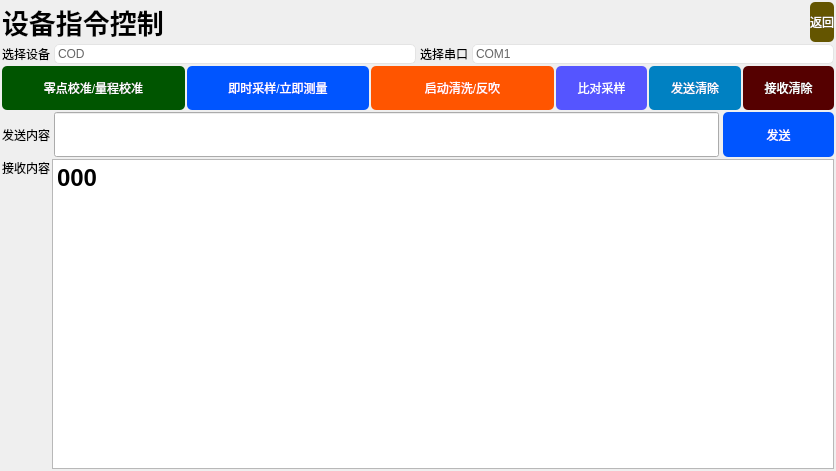
<?xml version="1.0" encoding="UTF-8"?>
<ui version="4.0">
 <class>DeviceCMDCtrlDlg</class>
 <widget class="QDialog" name="DeviceCMDCtrlDlg">
  <property name="geometry">
   <rect>
    <x>0</x>
    <y>0</y>
    <width>836</width>
    <height>471</height>
   </rect>
  </property>
  <property name="sizePolicy">
   <sizepolicy hsizetype="Fixed" vsizetype="Fixed">
    <horstretch>0</horstretch>
    <verstretch>0</verstretch>
   </sizepolicy>
  </property>
  <property name="windowTitle">
   <string>Dialog</string>
  </property>
  <layout class="QVBoxLayout" name="verticalLayout" stretch="0,0,1,1,7">
   <property name="spacing">
    <number>2</number>
   </property>
   <property name="leftMargin">
    <number>2</number>
   </property>
   <property name="topMargin">
    <number>2</number>
   </property>
   <property name="rightMargin">
    <number>2</number>
   </property>
   <property name="bottomMargin">
    <number>2</number>
   </property>
   <item>
    <layout class="QHBoxLayout" name="horizontalLayout_5" stretch="12,0">
     <item>
      <widget class="QLabel" name="label_3">
       <property name="font">
        <font>
         <pointsize>20</pointsize>
         <weight>75</weight>
         <bold>true</bold>
        </font>
       </property>
       <property name="text">
        <string>设备指令控制</string>
       </property>
       <property name="alignment">
        <set>Qt::AlignLeading|Qt::AlignLeft|Qt::AlignVCenter</set>
       </property>
      </widget>
     </item>
     <item>
      <widget class="QPushButton" name="btn_quit">
       <property name="sizePolicy">
        <sizepolicy hsizetype="Preferred" vsizetype="Preferred">
         <horstretch>0</horstretch>
         <verstretch>0</verstretch>
        </sizepolicy>
       </property>
       <property name="styleSheet">
        <string notr="true">QPushButton
{
	background-color: rgb(100, 85, 0);
	border-radius:5px;
	color: rgb(255, 255, 255);
	font: 75 16pt &quot;微软雅黑&quot;;
}

QPushButton::hover
{
	
	
	background-color: rgb(110, 65, 0);
}
</string>
       </property>
       <property name="text">
        <string>返回</string>
       </property>
       <property name="iconSize">
        <size>
         <width>32</width>
         <height>32</height>
        </size>
       </property>
       <property name="flat">
        <bool>true</bool>
       </property>
      </widget>
     </item>
    </layout>
   </item>
   <item>
    <layout class="QHBoxLayout" name="horizontalLayout_2" stretch="0,2,0,2">
     <property name="spacing">
      <number>4</number>
     </property>
     <item>
      <widget class="QLabel" name="label_2">
       <property name="styleSheet">
        <string notr="true">font: 75 18pt &quot;微软雅黑&quot;;
</string>
       </property>
       <property name="text">
        <string>选择设备</string>
       </property>
       <property name="alignment">
        <set>Qt::AlignCenter</set>
       </property>
      </widget>
     </item>
     <item>
      <widget class="QComboBox" name="curDevice">
       <property name="sizePolicy">
        <sizepolicy hsizetype="Preferred" vsizetype="Preferred">
         <horstretch>0</horstretch>
         <verstretch>0</verstretch>
        </sizepolicy>
       </property>
       <property name="styleSheet">
        <string notr="true">QComboBox{
  color:#666666;
  font: 75 18pt &quot;微软雅黑&quot;;
  padding: 1px 15px 1px 3px;
  border:1px solid rgba(228,228,228,1);
  border-radius:5px 5px 0px 0px;
} 

  QComboBox::drop-down {
      subcontrol-origin: padding;
      subcontrol-position: top right;
      width: 15px;
      border:none;
  }

  QComboBox::down-arrow {
      
	image: url(:/new/images/image/down_arrow.png);
  }

  QComboBox QAbstractItemView{
	background:rgba(255,255,255,1);
    border:1px solid rgba(228,228,228,1);
    border-radius:0px 0px 5px 5px;
	font: 75 18pt &quot;微软雅黑&quot;;
    outline: 0px;  
  }

QComboBox QAbstractItemView::item{
	height:36px;
	color:#666666;
	padding-left:9px;
	background-color:#FFFFFF;
	font: 75 14pt &quot;微软雅黑&quot;;
}
QComboBox QAbstractItemView::item:hover{ 
  background-color:#409CE1;
  color:#ffffff;
}
QComboBox QAbstractItemView::item:selected{
  background-color:#409CE1;
  color:#ffffff;
}</string>
       </property>
       <item>
        <property name="text">
         <string>COD</string>
        </property>
       </item>
       <item>
        <property name="text">
         <string>总磷蓝创</string>
        </property>
       </item>
       <item>
        <property name="text">
         <string>高指云璟</string>
        </property>
       </item>
       <item>
        <property name="text">
         <string>氨氮蓝创</string>
        </property>
       </item>
      </widget>
     </item>
     <item>
      <widget class="QLabel" name="label">
       <property name="styleSheet">
        <string notr="true">font: 75 18pt &quot;微软雅黑&quot;;
</string>
       </property>
       <property name="text">
        <string>选择串口</string>
       </property>
       <property name="alignment">
        <set>Qt::AlignCenter</set>
       </property>
      </widget>
     </item>
     <item>
      <widget class="QComboBox" name="curPort">
       <property name="sizePolicy">
        <sizepolicy hsizetype="Preferred" vsizetype="Preferred">
         <horstretch>0</horstretch>
         <verstretch>0</verstretch>
        </sizepolicy>
       </property>
       <property name="styleSheet">
        <string notr="true">QComboBox{
  color:#666666;
  font: 75 18pt &quot;微软雅黑&quot;;
  padding: 1px 15px 1px 3px;
  border:1px solid rgba(228,228,228,1);
  border-radius:5px 5px 0px 0px;
} 

  QComboBox::drop-down {
      subcontrol-origin: padding;
      subcontrol-position: top right;
      width: 15px;
      border:none;
  }

  QComboBox::down-arrow {
      
	image: url(:/new/images/image/down_arrow.png);
  }

  QComboBox QAbstractItemView{
	background:rgba(255,255,255,1);
    border:1px solid rgba(228,228,228,1);
    border-radius:0px 0px 5px 5px;
	font: 75 18pt &quot;微软雅黑&quot;;
    outline: 0px;  
  }

QComboBox QAbstractItemView::item{
	height:36px;
	color:#666666;
	padding-left:9px;
	background-color:#FFFFFF;
	font: 75 14pt &quot;微软雅黑&quot;;
}
QComboBox QAbstractItemView::item:hover{ 
  background-color:#409CE1;
  color:#ffffff;
}
QComboBox QAbstractItemView::item:selected{
  background-color:#409CE1;
  color:#ffffff;
}</string>
       </property>
       <item>
        <property name="text">
         <string>COM1</string>
        </property>
       </item>
       <item>
        <property name="text">
         <string>COM2</string>
        </property>
       </item>
       <item>
        <property name="text">
         <string>COM3</string>
        </property>
       </item>
       <item>
        <property name="text">
         <string>COM4</string>
        </property>
       </item>
       <item>
        <property name="text">
         <string>COM5</string>
        </property>
       </item>
       <item>
        <property name="text">
         <string>COM6</string>
        </property>
       </item>
       <item>
        <property name="text">
         <string>COM7</string>
        </property>
       </item>
       <item>
        <property name="text">
         <string>COM8</string>
        </property>
       </item>
       <item>
        <property name="text">
         <string>COM9</string>
        </property>
       </item>
       <item>
        <property name="text">
         <string>COM10</string>
        </property>
       </item>
       <item>
        <property name="text">
         <string>COM11</string>
        </property>
       </item>
       <item>
        <property name="text">
         <string>COM12</string>
        </property>
       </item>
       <item>
        <property name="text">
         <string>USB-COM1</string>
        </property>
       </item>
       <item>
        <property name="text">
         <string>USB-COM2</string>
        </property>
       </item>
       <item>
        <property name="text">
         <string>USB-COM3</string>
        </property>
       </item>
       <item>
        <property name="text">
         <string>USB-COM4</string>
        </property>
       </item>
       <item>
        <property name="text">
         <string>XR-COM1</string>
        </property>
       </item>
       <item>
        <property name="text">
         <string>XR-COM2</string>
        </property>
       </item>
       <item>
        <property name="text">
         <string>XR-COM3</string>
        </property>
       </item>
       <item>
        <property name="text">
         <string>XR-COM4</string>
        </property>
       </item>
      </widget>
     </item>
    </layout>
   </item>
   <item>
    <layout class="QHBoxLayout" name="horizontalLayout_4" stretch="2,2,2,1,1,1">
     <item>
      <widget class="QPushButton" name="btnJZ">
       <property name="sizePolicy">
        <sizepolicy hsizetype="Preferred" vsizetype="Preferred">
         <horstretch>0</horstretch>
         <verstretch>0</verstretch>
        </sizepolicy>
       </property>
       <property name="styleSheet">
        <string notr="true">QPushButton
{
	
	
	background-color: rgb(0, 85, 0);
	border-radius:5px;
	color: rgb(255, 255, 255);
	font: 75 14pt &quot;微软雅黑&quot;;
}

QPushButton::hover
{
	
	
	background-color: rgb(0, 170, 0);
}
</string>
       </property>
       <property name="text">
        <string>零点校准/量程校准</string>
       </property>
      </widget>
     </item>
     <item>
      <widget class="QPushButton" name="btntestnow">
       <property name="sizePolicy">
        <sizepolicy hsizetype="Preferred" vsizetype="Preferred">
         <horstretch>0</horstretch>
         <verstretch>0</verstretch>
        </sizepolicy>
       </property>
       <property name="styleSheet">
        <string notr="true">QPushButton
{
	
	background-color: rgb(0, 85, 255);
	border-radius:5px;
	color: rgb(255, 255, 255);
	font: 75 15pt &quot;微软雅黑&quot;;
}

QPushButton::hover
{
	
	background-color: rgb(0, 129, 194);
}
</string>
       </property>
       <property name="text">
        <string>即时采样/立即测量</string>
       </property>
      </widget>
     </item>
     <item>
      <widget class="QPushButton" name="btnfc">
       <property name="sizePolicy">
        <sizepolicy hsizetype="Preferred" vsizetype="Preferred">
         <horstretch>0</horstretch>
         <verstretch>0</verstretch>
        </sizepolicy>
       </property>
       <property name="styleSheet">
        <string notr="true">QPushButton
{
	
	background-color: rgb(255, 85, 0);
	border-radius:5px;
	color: rgb(255, 255, 255);
	font: 75 16pt &quot;微软雅黑&quot;;
}

QPushButton::hover
{
	
	background-color: rgb(194, 129,0);
}
</string>
       </property>
       <property name="text">
        <string>启动清洗/反吹</string>
       </property>
      </widget>
     </item>
     <item>
      <widget class="QPushButton" name="btnBDCY">
       <property name="sizePolicy">
        <sizepolicy hsizetype="Preferred" vsizetype="Preferred">
         <horstretch>0</horstretch>
         <verstretch>0</verstretch>
        </sizepolicy>
       </property>
       <property name="styleSheet">
        <string notr="true">QPushButton
{
	
	
	background-color: rgb(85, 85, 255);
	border-radius:5px;
	color: rgb(255, 255, 255);
	font: 75 18pt &quot;微软雅黑&quot;;
}

QPushButton::hover
{
	
	
	background-color: rgb(57, 57, 170);
}
</string>
       </property>
       <property name="text">
        <string>比对采样</string>
       </property>
      </widget>
     </item>
     <item>
      <widget class="QPushButton" name="deleteSend">
       <property name="sizePolicy">
        <sizepolicy hsizetype="Preferred" vsizetype="Preferred">
         <horstretch>0</horstretch>
         <verstretch>0</verstretch>
        </sizepolicy>
       </property>
       <property name="styleSheet">
        <string notr="true">QPushButton
{
	background-color: rgb(0, 129, 194);
	;
	border-radius:5px;
	color: rgb(255, 255, 255);
	font: 75 18pt &quot;微软雅黑&quot;;
}

QPushButton::hover
{
	background-color: rgb(0, 85, 255);
	
}
</string>
       </property>
       <property name="text">
        <string>发送清除</string>
       </property>
      </widget>
     </item>
     <item>
      <widget class="QPushButton" name="deleteReceive">
       <property name="sizePolicy">
        <sizepolicy hsizetype="Preferred" vsizetype="Preferred">
         <horstretch>0</horstretch>
         <verstretch>0</verstretch>
        </sizepolicy>
       </property>
       <property name="styleSheet">
        <string notr="true">QPushButton
{
	
	
	background-color: rgb(85, 0, 0);
	border-radius:5px;
	color: rgb(255, 255, 255);
	font: 75 18pt &quot;微软雅黑&quot;;
}

QPushButton::hover
{
	
	
	background-color: rgb(165, 0, 0);
}
</string>
       </property>
       <property name="text">
        <string>接收清除</string>
       </property>
      </widget>
     </item>
    </layout>
   </item>
   <item>
    <layout class="QHBoxLayout" name="horizontalLayout" stretch="0,6,1">
     <property name="spacing">
      <number>4</number>
     </property>
     <item>
      <widget class="QLabel" name="label_4">
       <property name="sizePolicy">
        <sizepolicy hsizetype="Fixed" vsizetype="Preferred">
         <horstretch>0</horstretch>
         <verstretch>0</verstretch>
        </sizepolicy>
       </property>
       <property name="styleSheet">
        <string notr="true">font: 75 18pt &quot;微软雅黑&quot;;
</string>
       </property>
       <property name="text">
        <string>发送内容</string>
       </property>
       <property name="alignment">
        <set>Qt::AlignCenter</set>
       </property>
      </widget>
     </item>
     <item>
      <widget class="QLineEdit" name="sendEdit">
       <property name="sizePolicy">
        <sizepolicy hsizetype="Preferred" vsizetype="Preferred">
         <horstretch>0</horstretch>
         <verstretch>0</verstretch>
        </sizepolicy>
       </property>
       <property name="font">
        <font>
         <pointsize>18</pointsize>
         <weight>75</weight>
         <bold>true</bold>
        </font>
       </property>
       <property name="text">
        <string/>
       </property>
      </widget>
     </item>
     <item>
      <widget class="QPushButton" name="btn_sendcmd">
       <property name="sizePolicy">
        <sizepolicy hsizetype="Preferred" vsizetype="Preferred">
         <horstretch>0</horstretch>
         <verstretch>0</verstretch>
        </sizepolicy>
       </property>
       <property name="styleSheet">
        <string notr="true">QPushButton
{
	
	background-color: rgb(0, 85, 255);
	border-radius:5px;
	color: rgb(255, 255, 255);
	font: 75 22pt &quot;微软雅黑&quot;;
}

QPushButton::hover
{
	
	background-color: rgb(0, 129, 194);
}
</string>
       </property>
       <property name="text">
        <string>发送</string>
       </property>
      </widget>
     </item>
    </layout>
   </item>
   <item>
    <layout class="QHBoxLayout" name="horizontalLayout_3">
     <item>
      <widget class="QLabel" name="label_5">
       <property name="sizePolicy">
        <sizepolicy hsizetype="Fixed" vsizetype="Preferred">
         <horstretch>0</horstretch>
         <verstretch>0</verstretch>
        </sizepolicy>
       </property>
       <property name="styleSheet">
        <string notr="true">font: 75 18pt &quot;微软雅黑&quot;;
</string>
       </property>
       <property name="text">
        <string>接收内容</string>
       </property>
       <property name="alignment">
        <set>Qt::AlignHCenter|Qt::AlignTop</set>
       </property>
      </widget>
     </item>
     <item>
      <widget class="QPlainTextEdit" name="receiveEdit">
       <property name="font">
        <font>
         <pointsize>18</pointsize>
         <weight>75</weight>
         <bold>true</bold>
        </font>
       </property>
       <property name="plainText">
        <string>000</string>
       </property>
      </widget>
     </item>
    </layout>
   </item>
  </layout>
 </widget>
 <resources/>
 <connections/>
</ui>
